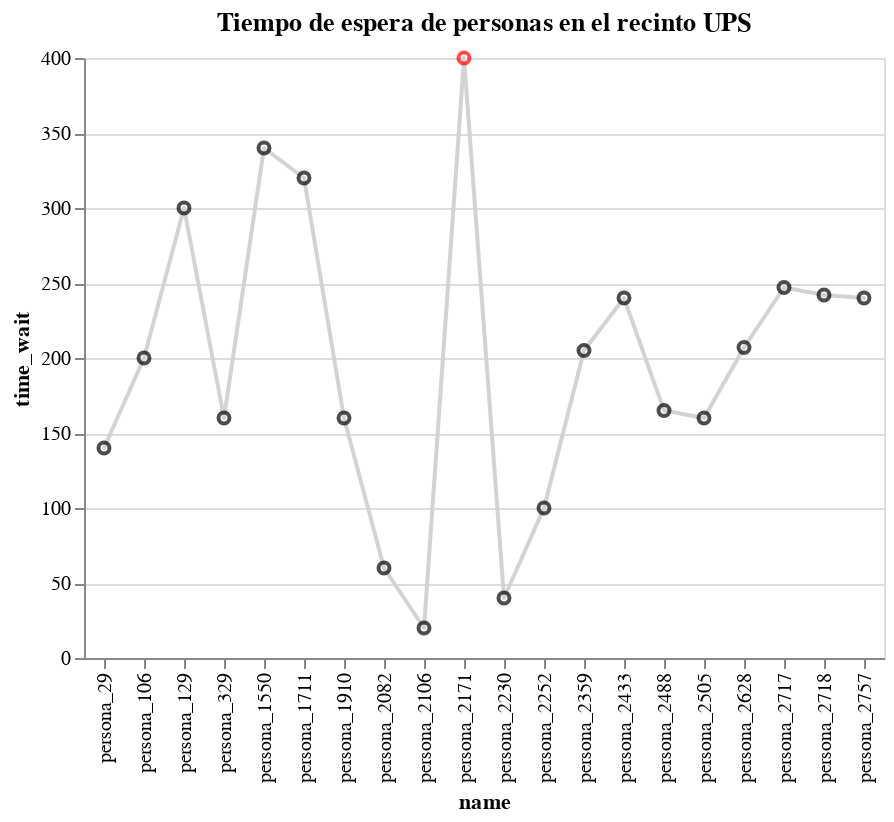

Write notebook code for a chart like this one.
### Code cell
data_fig = df_data_simulation[df_data_simulation['time_wait']!=0].sample(20)
fig = alt.Chart(data_fig).mark_trail(color='lightgrey').encode(
    x=alt.X('name',sort=alt.EncodingSortField(field="id", order='ascending')),
    y='time_wait'
)+alt.Chart(data_fig).mark_point().encode(
    x = alt.X('name',sort=alt.EncodingSortField(field="id", order='ascending')),
    y = 'time_wait',
    color = alt.condition(
            alt.datum.time_wait == max(data_fig['time_wait']),
            alt.value('red'),    
            alt.value('black')
            )
)
fig=fig.properties(title='Tiempo de espera de personas en el recinto UPS')
fig

### Figure 1 — Vega-Lite specification as saved in the notebook (floating-point values rounded to 4 significant figures)
{"config": {"view": {"continuousWidth": 400, "continuousHeight": 300}}, "layer": [{"mark": {"type": "trail", "color": "lightgrey"}, "encoding": {"x": {"type": "nominal", "field": "name", "sort": {"field": "id", "order": "ascending"}}, "y": {"type": "quantitative", "field": "time_wait"}}}, {"mark": "point", "encoding": {"color": {"condition": {"value": "red", "test": "(datum.time_wait === 400)"}, "value": "black"}, "x": {"type": "nominal", "field": "name", "sort": {"field": "id", "order": "ascending"}}, "y": {"type": "quantitative", "field": "time_wait"}}}], "data": {"name": "data-35badea52f96d190cea9ce3ebeac4f9d"}, "title": "Tiempo de espera de personas en el recinto UPS", "$schema": "https://vega.github.io/schema/vega-lite/v4.8.1.json", "datasets": {"data-35badea52f96d190cea9ce3ebeac4f9d": [{"id": 1711, "name": "persona_1711", "date": "2021-06-16T00:00:00", "time_wait": 320, "first_cite": "2021-06-30T00:00:00", "second_cite": "", "dose": 0, "time_total": 345}, {"id": 2359, "name": "persona_2359", "date": "2021-06-21T00:00:00", "time_wait": 205, "first_cite": "2021-06-26T00:00:00", "second_cite": "", "dose": 0, "time_total": 228}, {"id": 2757, "name": "persona_2757", "date": "2021-06-24T00:00:00", "time_wait": 240, "first_cite": "2021-06-29T00:00:00", "second_cite": "", "dose": 0, "time_total": 261}, {"id": 2171, "name": "persona_2171", "date": "2021-06-20T00:00:00", "time_wait": 400, "first_cite": "2021-06-30T00:00:00", "second_cite": "", "dose": 0, "time_total": 424}, {"id": 29, "name": "persona_29", "date": "2021-06-04T00:00:00", "time_wait": 140, "first_cite": "2021-06-07T00:00:00", "second_cite": "2021-06-25T00:00:00", "dose": 1, "time_total": 164}, {"id": 2106, "name": "persona_2106", "date": "2021-06-19T00:00:00", "time_wait": 20, "first_cite": "2021-06-26T00:00:00", "second_cite": "", "dose": 0, "time_total": 42}, {"id": 2252, "name": "persona_2252", "date": "2021-06-20T00:00:00", "time_wait": 100, "first_cite": "2021-06-27T00:00:00", "second_cite": "", "dose": 0, "time_total": 123}, {"id": 2505, "name": "persona_2505", "date": "2021-06-22T00:00:00", "time_wait": 160, "first_cite": "2021-06-26T00:00:00", "second_cite": "", "dose": 0, "time_total": 181}, {"id": 2488, "name": "persona_2488", "date": "2021-06-22T00:00:00", "time_wait": 165, "first_cite": "2021-06-26T00:00:00", "second_cite": "", "dose": 0, "time_total": 188}, {"id": 2628, "name": "persona_2628", "date": "2021-06-23T00:00:00", "time_wait": 207, "first_cite": "2021-06-27T00:00:00", "second_cite": "", "dose": 0, "time_total": 230}, {"id": 1910, "name": "persona_1910", "date": "2021-06-18T00:00:00", "time_wait": 160, "first_cite": "2021-06-27T00:00:00", "second_cite": "", "dose": 0, "time_total": 181}, {"id": 2433, "name": "persona_2433", "date": "2021-06-22T00:00:00", "time_wait": 240, "first_cite": "2021-06-26T00:00:00", "second_cite": "", "dose": 0, "time_total": 265}, {"id": 1550, "name": "persona_1550", "date": "2021-06-15T00:00:00", "time_wait": 340, "first_cite": "2021-06-30T00:00:00", "second_cite": "", "dose": 0, "time_total": 362}, {"id": 2718, "name": "persona_2718", "date": "2021-06-24T00:00:00", "time_wait": 242, "first_cite": "2021-06-26T00:00:00", "second_cite": "", "dose": 0, "time_total": 263}, {"id": 2082, "name": "persona_2082", "date": "2021-06-19T00:00:00", "time_wait": 60, "first_cite": "2021-06-26T00:00:00", "second_cite": "", "dose": 0, "time_total": 82}, {"id": 129, "name": "persona_129", "date": "2021-06-04T00:00:00", "time_wait": 300, "first_cite": "2021-06-06T00:00:00", "second_cite": "2021-06-25T00:00:00", "dose": 1, "time_total": 323}, {"id": 2230, "name": "persona_2230", "date": "2021-06-20T00:00:00", "time_wait": 40, "first_cite": "2021-06-27T00:00:00", "second_cite": "", "dose": 0, "time_total": 61}, {"id": 329, "name": "persona_329", "date": "2021-06-06T00:00:00", "time_wait": 160, "first_cite": "2021-06-26T00:00:00", "second_cite": "", "dose": 0, "time_total": 182}, {"id": 2717, "name": "persona_2717", "date": "2021-06-24T00:00:00", "time_wait": 247, "first_cite": "2021-06-27T00:00:00", "second_cite": "", "dose": 0, "time_total": 270}, {"id": 106, "name": "persona_106", "date": "2021-06-04T00:00:00", "time_wait": 200, "first_cite": "2021-06-07T00:00:00", "second_cite": "2021-06-25T00:00:00", "dose": 1, "time_total": 225}]}}
